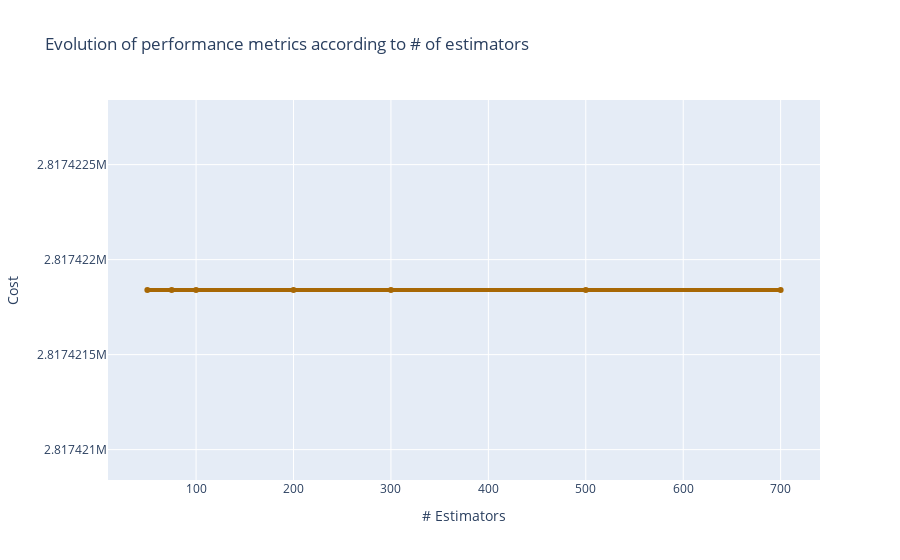

Here is the notebook cell this chart was saved with:
### Code cell
import plotly.graph_objs as go
from plotly.offline import download_plotlyjs, init_notebook_mode, plot, iplot
trace0 = go.Scatter(
        x=df_collector_estimators.estimators,
        y=df_collector_estimators.cost,
        name="cost",
        line=dict(color="rgb(167, 103, 4)", width=4),
    )
data = [trace0]

# Edit the layout
layout = dict(
        title=f"Evolution of performance metrics according to # of estimators",
        xaxis=dict(title="# Estimators"),
        yaxis=dict(title=f"Cost"),
)

fig = dict(data=data, layout=layout)
iplot(fig)

### Figure 1 — Plotly figure (JSON) as saved in the notebook; plotly's stock layout.template omitted (floating-point values rounded to 4 significant figures)
{"data": [{"line": {"color": "rgb(167, 103, 4)", "width": 4}, "name": "cost", "type": "scatter", "x": [50, 75, 100, 200, 300, 500, 700], "y": [2817000.0, 2817000.0, 2817000.0, 2817000.0, 2817000.0, 2817000.0, 2817000.0]}], "layout": {"title": {"text": "Evolution of performance metrics according to # of estimators"}, "xaxis": {"title": {"text": "# Estimators"}}, "yaxis": {"title": {"text": "Cost"}}}}
